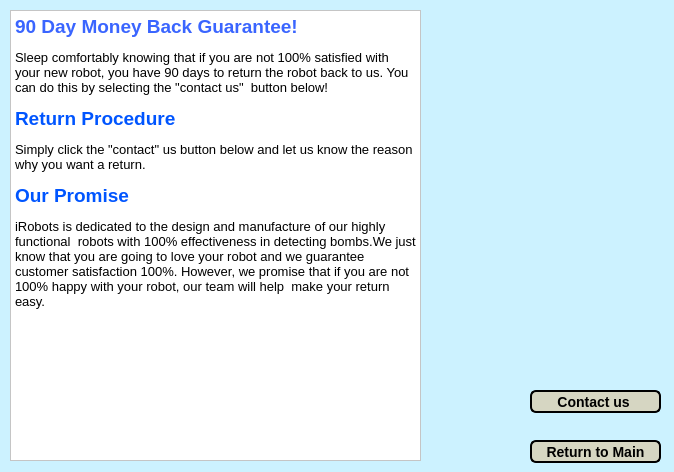
<?xml version="1.0" encoding="UTF-8"?>
<ui version="4.0">
 <class>custGuarantee</class>
 <widget class="QWidget" name="custGuarantee">
  <property name="geometry">
   <rect>
    <x>0</x>
    <y>0</y>
    <width>674</width>
    <height>472</height>
   </rect>
  </property>
  <property name="windowTitle">
   <string>Customer Guarantee</string>
  </property>
  <property name="styleSheet">
   <string notr="true">background-color: #ccf2ff;</string>
  </property>
  <widget class="QTextEdit" name="MoneyBackG">
   <property name="geometry">
    <rect>
     <x>10</x>
     <y>10</y>
     <width>411</width>
     <height>451</height>
    </rect>
   </property>
   <property name="font">
    <font>
     <pointsize>10</pointsize>
    </font>
   </property>
   <property name="styleSheet">
    <string notr="true">background-color:white;</string>
   </property>
   <property name="readOnly">
    <bool>true</bool>
   </property>
   <property name="html">
    <string>&lt;!DOCTYPE HTML PUBLIC &quot;-//W3C//DTD HTML 4.0//EN&quot; &quot;http://www.w3.org/TR/REC-html40/strict.dtd&quot;&gt;
&lt;html&gt;&lt;head&gt;&lt;meta name=&quot;qrichtext&quot; content=&quot;1&quot; /&gt;&lt;style type=&quot;text/css&quot;&gt;
p, li { white-space: pre-wrap; }
&lt;/style&gt;&lt;/head&gt;&lt;body style=&quot; font-family:'MS Shell Dlg 2'; font-size:10pt; font-weight:400; font-style:normal;&quot;&gt;
&lt;p style=&quot; margin-top:12px; margin-bottom:12px; margin-left:0px; margin-right:0px; -qt-block-indent:0; text-indent:0px;&quot;&gt;&lt;span style=&quot; font-size:14pt; font-weight:600; color:#3a65ff;&quot;&gt;90 Day Money Back Guarantee! &lt;/span&gt;&lt;/p&gt;
&lt;p style=&quot; margin-top:12px; margin-bottom:12px; margin-left:0px; margin-right:0px; -qt-block-indent:0; text-indent:0px;&quot;&gt;&lt;span style=&quot; color:#000000;&quot;&gt;Sleep comfortably knowing that if you are not 100% satisfied with your new robot, you have 90 days to return the robot back to us. You can do this by selecting the &amp;quot;contact us&amp;quot;  button below!&lt;/span&gt;&lt;/p&gt;
&lt;p style=&quot; margin-top:12px; margin-bottom:12px; margin-left:0px; margin-right:0px; -qt-block-indent:0; text-indent:0px;&quot;&gt;&lt;span style=&quot; font-size:14pt; font-weight:600; color:#0055ff;&quot;&gt;Return Procedure&lt;/span&gt;&lt;/p&gt;
&lt;p style=&quot; margin-top:12px; margin-bottom:12px; margin-left:0px; margin-right:0px; -qt-block-indent:0; text-indent:0px;&quot;&gt;&lt;span style=&quot; color:#000000;&quot;&gt;Simply click the &amp;quot;contact&amp;quot; us button below and let us know the reason why you want a return. &lt;/span&gt;&lt;/p&gt;
&lt;p style=&quot; margin-top:12px; margin-bottom:12px; margin-left:0px; margin-right:0px; -qt-block-indent:0; text-indent:0px;&quot;&gt;&lt;span style=&quot; font-size:14pt; font-weight:600; color:#0055ff;&quot;&gt;Our Promise&lt;/span&gt;&lt;/p&gt;
&lt;p style=&quot; margin-top:12px; margin-bottom:12px; margin-left:0px; margin-right:0px; -qt-block-indent:0; text-indent:0px;&quot;&gt;&lt;span style=&quot; color:#000000;&quot;&gt;iRobots is dedicated to the design and manufacture of our highly functional  robots with 100% effectiveness in detecting bombs.We just know that you are going to love your robot and we guarantee customer satisfaction 100%. However, we promise that if you are not 100% happy with your robot, our team will help  make your return easy.&lt;/span&gt;&lt;/p&gt;&lt;/body&gt;&lt;/html&gt;</string>
   </property>
  </widget>
  <widget class="QPushButton" name="contactUs">
   <property name="geometry">
    <rect>
     <x>530</x>
     <y>390</y>
     <width>131</width>
     <height>23</height>
    </rect>
   </property>
   <property name="styleSheet">
    <string notr="true">font-weight: bold;
font-size : 14px;
color : black;
background-color : #d6d6c2;
border-radius : 6px;
height : 25px;
width : 125px;
border: 2px solid black;</string>
   </property>
   <property name="text">
    <string>Contact us </string>
   </property>
  </widget>
  <widget class="QPushButton" name="main">
   <property name="geometry">
    <rect>
     <x>530</x>
     <y>440</y>
     <width>131</width>
     <height>23</height>
    </rect>
   </property>
   <property name="styleSheet">
    <string notr="true">font-weight: bold;
font-size : 14px;
color : black;
background-color : #d6d6c2;
border-radius : 6px;
height : 25px;
width : 125px;
border: 2px solid black;</string>
   </property>
   <property name="text">
    <string>Return to Main</string>
   </property>
  </widget>
  <widget class="QLabel" name="ThumbLabel">
   <property name="geometry">
    <rect>
     <x>430</x>
     <y>10</y>
     <width>231</width>
     <height>251</height>
    </rect>
   </property>
   <property name="text">
    <string/>
   </property>
   <property name="pixmap">
    <pixmap resource="resource.qrc">:/images/thumb.jpg</pixmap>
   </property>
  </widget>
 </widget>
 <resources>
  <include location="resource.qrc"/>
 </resources>
 <connections/>
</ui>
